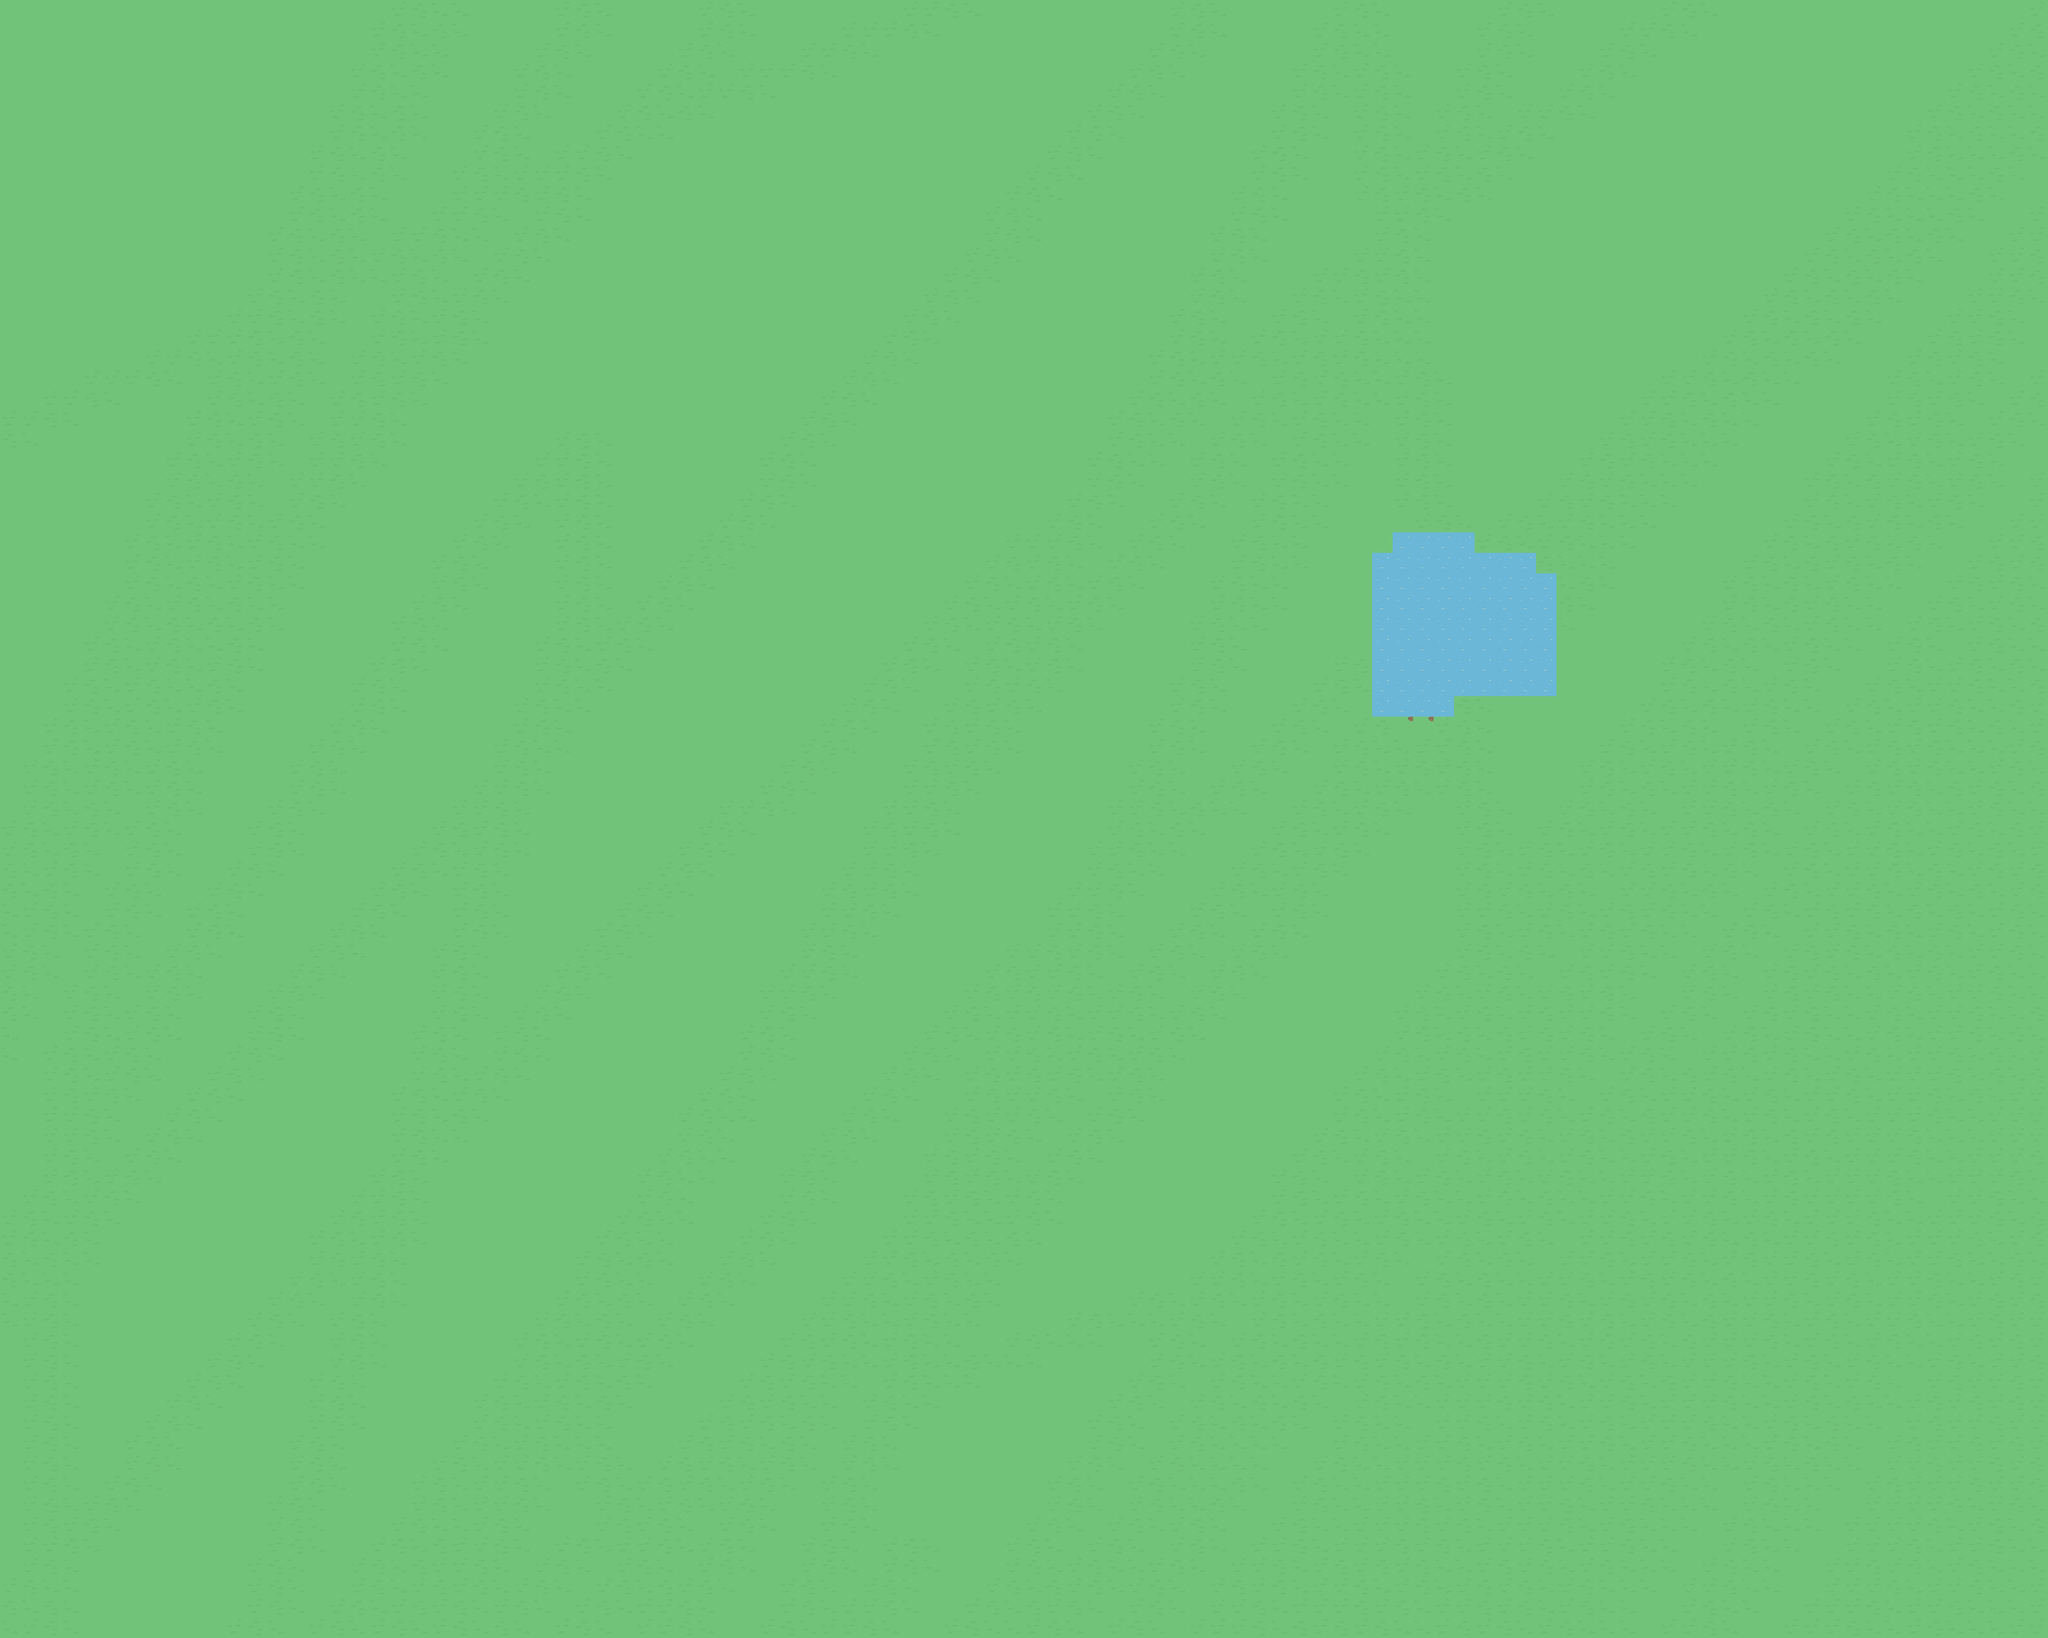

The image is a tile-based game level rendered from a .tmx file. Its description and source (layers, tilesets, objects; grid data summarised) follow:
An orthogonal 100x80 tile map with 32x32 px tiles, 1 tile layer (Tile Layer 1).

<map version="1.10" tiledversion="1.12.2" orientation="orthogonal" renderorder="right-down" width="100" height="80" tilewidth="32" tileheight="32" infinite="0" nextlayerid="2" nextobjectid="1">
 <tileset firstgid="6" name="Adventure Game base" tilewidth="32" tileheight="32" tilecount="112" columns="8">
  <image source="TileSet_V1.png" width="256" height="448" />
 </tileset>
 <layer id="1" name="Tile Layer 1" width="100" height="80">
  <data>[8000 cells, 8000 non-empty, 6 distinct tile ids]</data>
 </layer>
</map>
